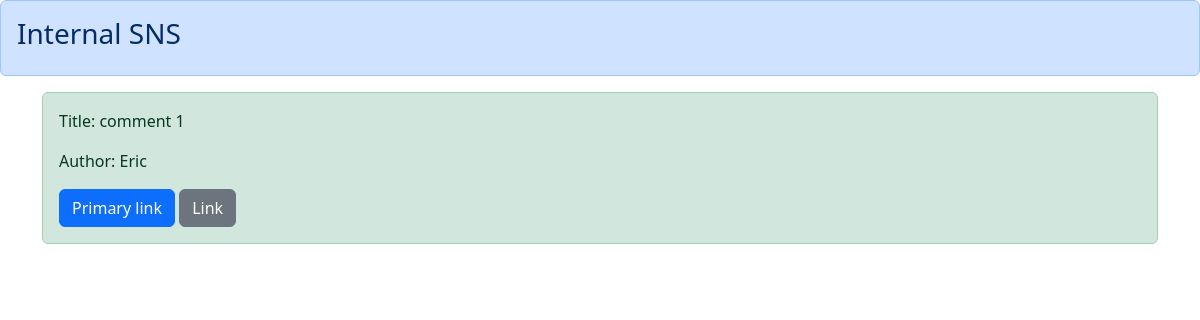
The page /list/ on the database as committed earlier.
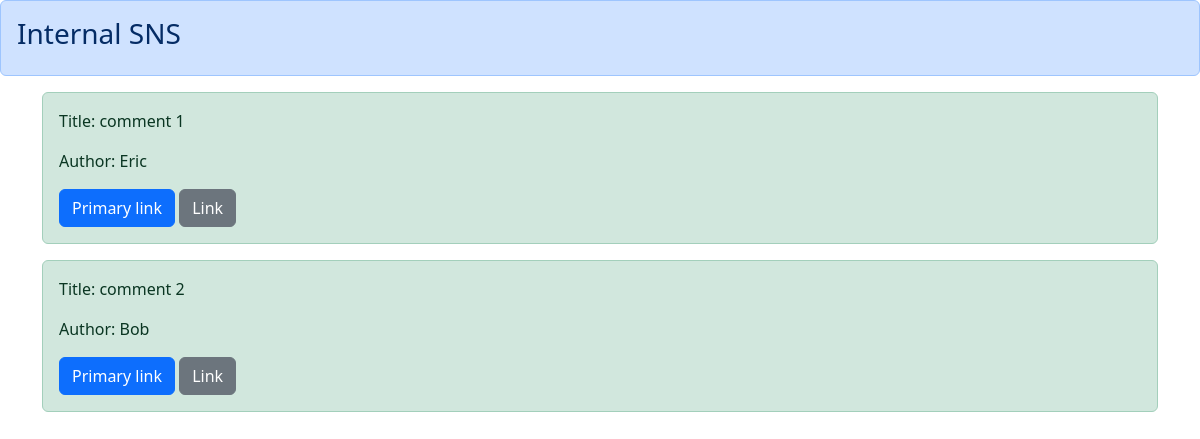
The same page on the database as committed later.
### boardapp/models.py (models this page shows)
class BoardModel(models.Model):
    title = models.CharField(max_length=1024)
    content = models.TextField()
    author = models.CharField(max_length=50)
    sns_image = models.ImageField(upload_to="")
    good = models.IntegerField()
    read = models.IntegerField()
    read_text = models.TextField()

### boardapp/views.py (the view)
# urls.py: path("list/", listfunc, name="list"),
def listfunc(request):
    object_list = BoardModel.objects.all()
    return render(request, "list.html", {
        "object_list": object_list
    })

### templates/list.html
{% extends "base.html" %}
{% block header %}
<div class="alert alert-primary" role="alert">
    <h3>Internal SNS</h3>
</div>
{% endblock header %}
{% block content %}
<div class="container">
    {% for item in object_list %}
        <div class="alert alert-success" role="alert">
            <p>Title: {{ item.title }}</p>
            <p>Author: {{ item.author }}</p>
            <a class="btn btn-primary" role="button" aria-disabled="true">Primary link</a>
            <a class="btn btn-secondary" role="button" aria-disabled="true">Link</a>
        </div>
    {% endfor %}
</div>
{% endblock content %}

### templates/base.html (shortened to what this page needs)
<!doctype html>
<html lang="en">
  <head>
    <link href="https://cdn.jsdelivr.net/npm/bootstrap@5.3.2/dist/css/bootstrap.min.css" rel="stylesheet">
  </head>
    {% block header %}
    {% endblock header %}
    {% block content %}
    {% endblock content %}
</html>

Rows that differ between the two databases and show on the page:
added BoardModel: title "comment 2", author "Bob"
